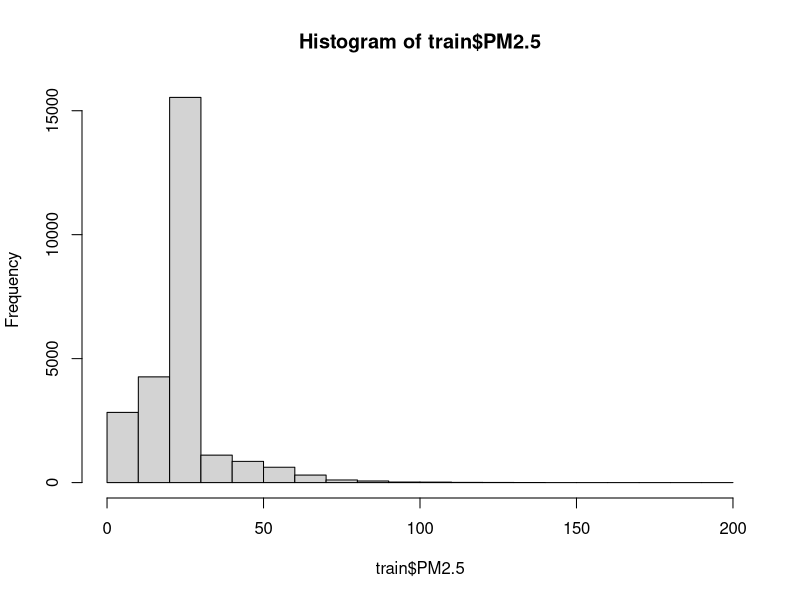
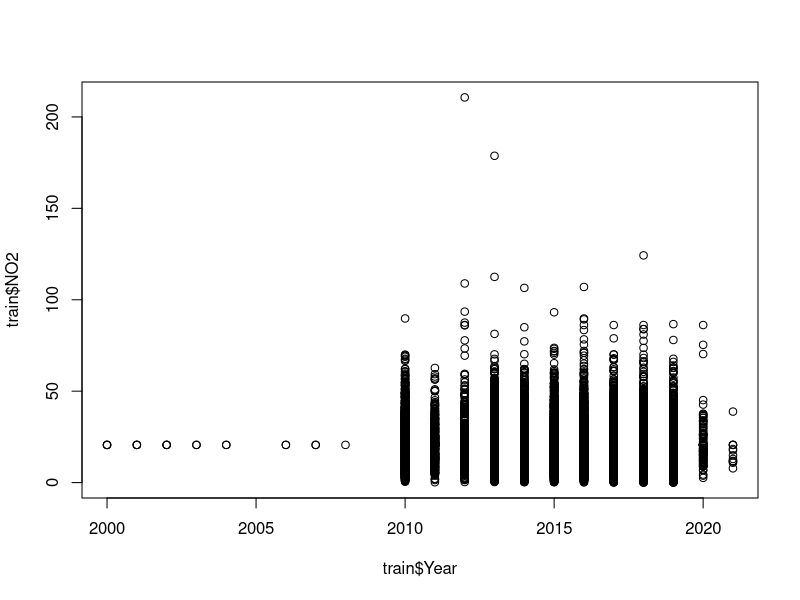
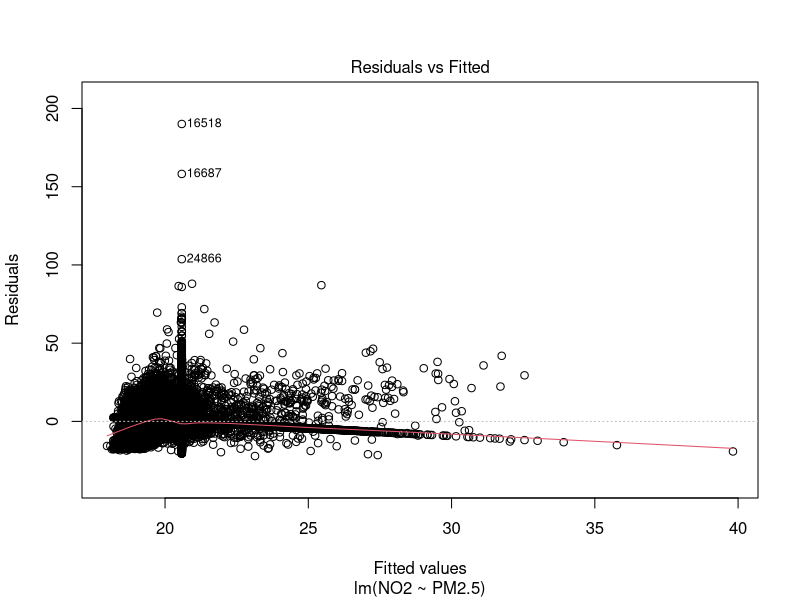
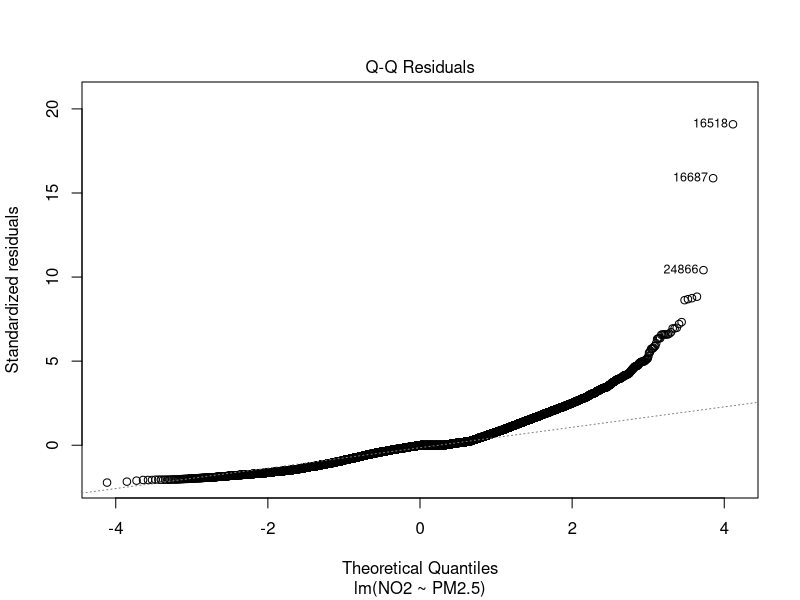
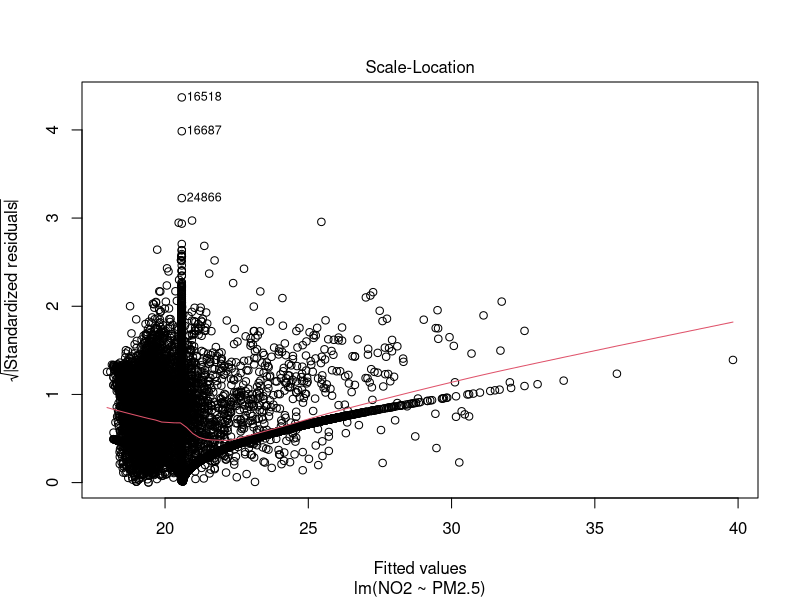
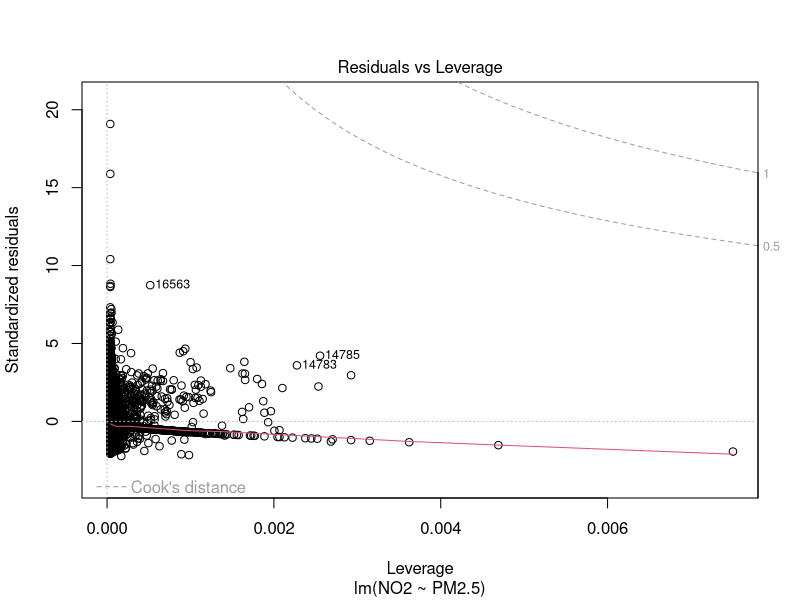
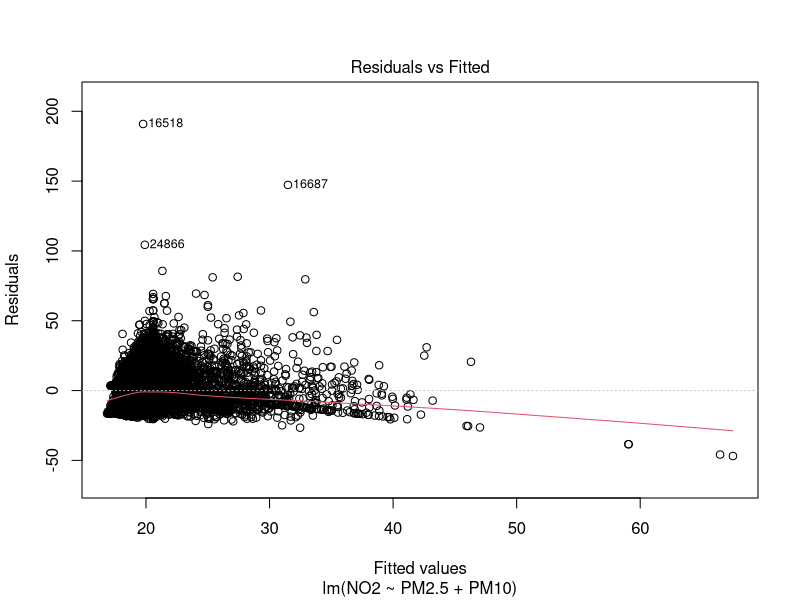
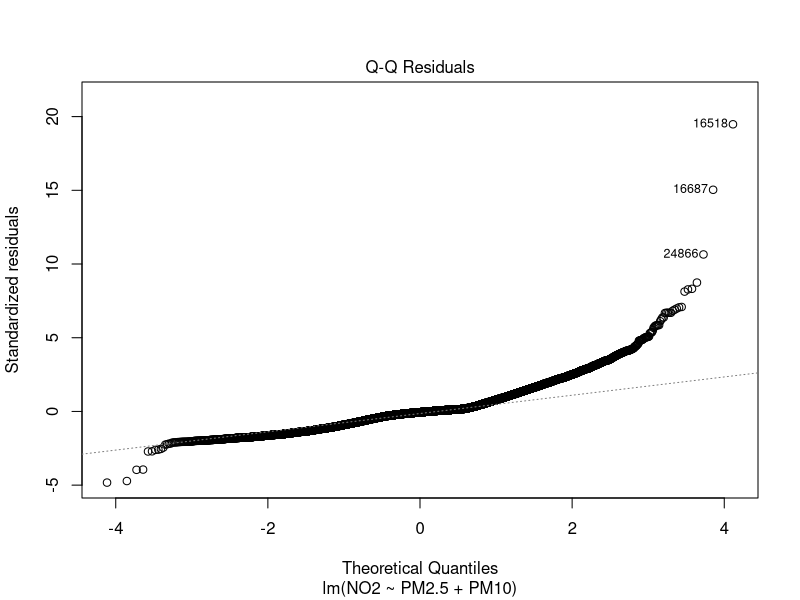

The R source for these figures, in order:
## ---- chunk 1
df <- read.csv("Air_Pollution.csv")
str(df)
## ---- chunk 2
df$PM2.5[is.na(df$PM2.5)] <- mean(df$PM2.5, na.rm=TRUE)
df$PM10[is.na(df$PM10)] <- mean(df$PM10, na.rm=TRUE)
df$NO2[is.na(df$NO2)] <- mean(df$NO2, na.rm=TRUE)
df$PM25.temporal.coverage[is.na(df$PM25.temporal.coverage)] <- mean(df$PM25.temporal.coverage, na.rm=TRUE)
df$PM10.temporal.coverage[is.na(df$PM10.temporal.coverage)] <- mean(df$PM10.temporal.coverage, na.rm=TRUE)
df$NO2.temporal.coverage[is.na(df$NO2.temporal.coverage)] <- mean(df$NO2.temporal.coverage, na.rm=TRUE)

str(df)
## ---- chunk 3
i <-sample(1:nrow(df), nrow(df)*0.80, replace=FALSE)
train <- df[i,]
test <- df[-i,]
## ---- chunk 4
head(train)

tail(train)

range(train$PM2.5, na.rm=FALSE)
range(train$PM10, na.rm=FALSE)

mean(train$PM2.5)
mean(train$PM10)

median(train$PM2.5)
median(train$PM10)

## ---- chunk 5
hist(train$PM2.5)
plot(train$Year, train$NO2)
## ---- chunk 6
lm1 <- lm(NO2~PM2.5, data=train)
summary(lm1)
## ---- chunk 7
plot(lm1)
## ---- chunk 8
lm2 <- lm(NO2~PM2.5+PM10, data=train)
summary(lm2)
## ---- chunk 9
plot(lm2)
## ---- chunk 10
lm3 <- lm(NO2~Year+PM2.5+PM10, data=train)
summary(lm3)
## ---- chunk 11
plot(lm3)
